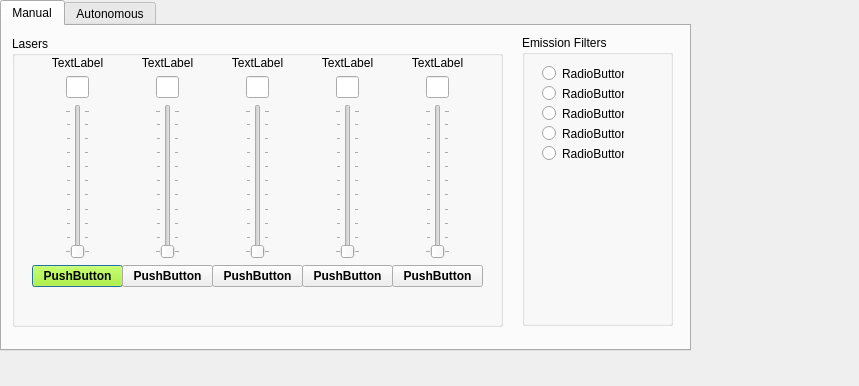
<?xml version="1.0" encoding="UTF-8"?>
<ui version="4.0">
 <class>Laser_Controller</class>
 <widget class="QDialog" name="Laser_Controller">
  <property name="geometry">
   <rect>
    <x>0</x>
    <y>0</y>
    <width>859</width>
    <height>386</height>
   </rect>
  </property>
  <property name="windowTitle">
   <string>Laser Controller</string>
  </property>
  <widget class="QTabWidget" name="tabWidget">
   <property name="geometry">
    <rect>
     <x>0</x>
     <y>0</y>
     <width>691</width>
     <height>351</height>
    </rect>
   </property>
   <property name="currentIndex">
    <number>0</number>
   </property>
   <widget class="QWidget" name="tab_manual">
    <attribute name="title">
     <string>Manual</string>
    </attribute>
    <widget class="QGroupBox" name="LaserBox">
     <property name="geometry">
      <rect>
       <x>10</x>
       <y>10</y>
       <width>491</width>
       <height>291</height>
      </rect>
     </property>
     <property name="title">
      <string>Lasers</string>
     </property>
     <widget class="QWidget" name="layoutWidget">
      <property name="geometry">
       <rect>
        <x>20</x>
        <y>20</y>
        <width>91</width>
        <height>231</height>
       </rect>
      </property>
      <layout class="QVBoxLayout" name="verticalLayout0">
       <item>
        <widget class="QLabel" name="NameLaser_0">
         <property name="text">
          <string>TextLabel</string>
         </property>
         <property name="alignment">
          <set>Qt::AlignCenter</set>
         </property>
        </widget>
       </item>
       <item>
        <layout class="QHBoxLayout" name="horizontalLayout_6" stretch="0,0,0">
         <property name="spacing">
          <number>0</number>
         </property>
         <item>
          <spacer name="horizontalSpacer_11">
           <property name="orientation">
            <enum>Qt::Horizontal</enum>
           </property>
           <property name="sizeHint" stdset="0">
            <size>
             <width>40</width>
             <height>20</height>
            </size>
           </property>
          </spacer>
         </item>
         <item>
          <widget class="QLineEdit" name="EditIntensity_Laser_0">
           <property name="maximumSize">
            <size>
             <width>30</width>
             <height>16777215</height>
            </size>
           </property>
           <property name="alignment">
            <set>Qt::AlignCenter</set>
           </property>
          </widget>
         </item>
         <item>
          <spacer name="horizontalSpacer_12">
           <property name="orientation">
            <enum>Qt::Horizontal</enum>
           </property>
           <property name="sizeHint" stdset="0">
            <size>
             <width>40</width>
             <height>20</height>
            </size>
           </property>
          </spacer>
         </item>
        </layout>
       </item>
       <item>
        <layout class="QHBoxLayout" name="horizontalLayout_2">
         <property name="topMargin">
          <number>0</number>
         </property>
         <item>
          <spacer name="horizontalSpacer_3">
           <property name="orientation">
            <enum>Qt::Horizontal</enum>
           </property>
           <property name="sizeHint" stdset="0">
            <size>
             <width>40</width>
             <height>20</height>
            </size>
           </property>
          </spacer>
         </item>
         <item>
          <widget class="QSlider" name="SliderLaser_0">
           <property name="orientation">
            <enum>Qt::Vertical</enum>
           </property>
           <property name="tickPosition">
            <enum>QSlider::TicksBothSides</enum>
           </property>
           <property name="tickInterval">
            <number>10</number>
           </property>
          </widget>
         </item>
         <item>
          <spacer name="horizontalSpacer_4">
           <property name="orientation">
            <enum>Qt::Horizontal</enum>
           </property>
           <property name="sizeHint" stdset="0">
            <size>
             <width>40</width>
             <height>20</height>
            </size>
           </property>
          </spacer>
         </item>
        </layout>
       </item>
       <item>
        <widget class="QPushButton" name="PushLaser_0">
         <property name="palette">
          <palette>
           <active>
            <colorrole role="WindowText">
             <brush brushstyle="SolidPattern">
              <color alpha="255">
               <red>0</red>
               <green>0</green>
               <blue>0</blue>
              </color>
             </brush>
            </colorrole>
            <colorrole role="Button">
             <brush brushstyle="SolidPattern">
              <color alpha="255">
               <red>170</red>
               <green>255</green>
               <blue>0</blue>
              </color>
             </brush>
            </colorrole>
            <colorrole role="Light">
             <brush brushstyle="SolidPattern">
              <color alpha="255">
               <red>213</red>
               <green>255</green>
               <blue>127</blue>
              </color>
             </brush>
            </colorrole>
            <colorrole role="Midlight">
             <brush brushstyle="SolidPattern">
              <color alpha="255">
               <red>191</red>
               <green>255</green>
               <blue>63</blue>
              </color>
             </brush>
            </colorrole>
            <colorrole role="Dark">
             <brush brushstyle="SolidPattern">
              <color alpha="255">
               <red>85</red>
               <green>127</green>
               <blue>0</blue>
              </color>
             </brush>
            </colorrole>
            <colorrole role="Mid">
             <brush brushstyle="SolidPattern">
              <color alpha="255">
               <red>113</red>
               <green>170</green>
               <blue>0</blue>
              </color>
             </brush>
            </colorrole>
            <colorrole role="Text">
             <brush brushstyle="SolidPattern">
              <color alpha="255">
               <red>0</red>
               <green>0</green>
               <blue>0</blue>
              </color>
             </brush>
            </colorrole>
            <colorrole role="BrightText">
             <brush brushstyle="SolidPattern">
              <color alpha="255">
               <red>255</red>
               <green>255</green>
               <blue>255</blue>
              </color>
             </brush>
            </colorrole>
            <colorrole role="ButtonText">
             <brush brushstyle="SolidPattern">
              <color alpha="255">
               <red>0</red>
               <green>0</green>
               <blue>0</blue>
              </color>
             </brush>
            </colorrole>
            <colorrole role="Base">
             <brush brushstyle="SolidPattern">
              <color alpha="255">
               <red>255</red>
               <green>255</green>
               <blue>255</blue>
              </color>
             </brush>
            </colorrole>
            <colorrole role="Window">
             <brush brushstyle="SolidPattern">
              <color alpha="255">
               <red>170</red>
               <green>255</green>
               <blue>0</blue>
              </color>
             </brush>
            </colorrole>
            <colorrole role="Shadow">
             <brush brushstyle="SolidPattern">
              <color alpha="255">
               <red>0</red>
               <green>0</green>
               <blue>0</blue>
              </color>
             </brush>
            </colorrole>
            <colorrole role="AlternateBase">
             <brush brushstyle="SolidPattern">
              <color alpha="255">
               <red>212</red>
               <green>255</green>
               <blue>127</blue>
              </color>
             </brush>
            </colorrole>
            <colorrole role="ToolTipBase">
             <brush brushstyle="SolidPattern">
              <color alpha="255">
               <red>255</red>
               <green>255</green>
               <blue>220</blue>
              </color>
             </brush>
            </colorrole>
            <colorrole role="ToolTipText">
             <brush brushstyle="SolidPattern">
              <color alpha="255">
               <red>0</red>
               <green>0</green>
               <blue>0</blue>
              </color>
             </brush>
            </colorrole>
           </active>
           <inactive>
            <colorrole role="WindowText">
             <brush brushstyle="SolidPattern">
              <color alpha="255">
               <red>0</red>
               <green>0</green>
               <blue>0</blue>
              </color>
             </brush>
            </colorrole>
            <colorrole role="Button">
             <brush brushstyle="SolidPattern">
              <color alpha="255">
               <red>170</red>
               <green>255</green>
               <blue>0</blue>
              </color>
             </brush>
            </colorrole>
            <colorrole role="Light">
             <brush brushstyle="SolidPattern">
              <color alpha="255">
               <red>213</red>
               <green>255</green>
               <blue>127</blue>
              </color>
             </brush>
            </colorrole>
            <colorrole role="Midlight">
             <brush brushstyle="SolidPattern">
              <color alpha="255">
               <red>191</red>
               <green>255</green>
               <blue>63</blue>
              </color>
             </brush>
            </colorrole>
            <colorrole role="Dark">
             <brush brushstyle="SolidPattern">
              <color alpha="255">
               <red>85</red>
               <green>127</green>
               <blue>0</blue>
              </color>
             </brush>
            </colorrole>
            <colorrole role="Mid">
             <brush brushstyle="SolidPattern">
              <color alpha="255">
               <red>113</red>
               <green>170</green>
               <blue>0</blue>
              </color>
             </brush>
            </colorrole>
            <colorrole role="Text">
             <brush brushstyle="SolidPattern">
              <color alpha="255">
               <red>0</red>
               <green>0</green>
               <blue>0</blue>
              </color>
             </brush>
            </colorrole>
            <colorrole role="BrightText">
             <brush brushstyle="SolidPattern">
              <color alpha="255">
               <red>255</red>
               <green>255</green>
               <blue>255</blue>
              </color>
             </brush>
            </colorrole>
            <colorrole role="ButtonText">
             <brush brushstyle="SolidPattern">
              <color alpha="255">
               <red>0</red>
               <green>0</green>
               <blue>0</blue>
              </color>
             </brush>
            </colorrole>
            <colorrole role="Base">
             <brush brushstyle="SolidPattern">
              <color alpha="255">
               <red>255</red>
               <green>255</green>
               <blue>255</blue>
              </color>
             </brush>
            </colorrole>
            <colorrole role="Window">
             <brush brushstyle="SolidPattern">
              <color alpha="255">
               <red>170</red>
               <green>255</green>
               <blue>0</blue>
              </color>
             </brush>
            </colorrole>
            <colorrole role="Shadow">
             <brush brushstyle="SolidPattern">
              <color alpha="255">
               <red>0</red>
               <green>0</green>
               <blue>0</blue>
              </color>
             </brush>
            </colorrole>
            <colorrole role="AlternateBase">
             <brush brushstyle="SolidPattern">
              <color alpha="255">
               <red>212</red>
               <green>255</green>
               <blue>127</blue>
              </color>
             </brush>
            </colorrole>
            <colorrole role="ToolTipBase">
             <brush brushstyle="SolidPattern">
              <color alpha="255">
               <red>255</red>
               <green>255</green>
               <blue>220</blue>
              </color>
             </brush>
            </colorrole>
            <colorrole role="ToolTipText">
             <brush brushstyle="SolidPattern">
              <color alpha="255">
               <red>0</red>
               <green>0</green>
               <blue>0</blue>
              </color>
             </brush>
            </colorrole>
           </inactive>
           <disabled>
            <colorrole role="WindowText">
             <brush brushstyle="SolidPattern">
              <color alpha="255">
               <red>85</red>
               <green>127</green>
               <blue>0</blue>
              </color>
             </brush>
            </colorrole>
            <colorrole role="Button">
             <brush brushstyle="SolidPattern">
              <color alpha="255">
               <red>170</red>
               <green>255</green>
               <blue>0</blue>
              </color>
             </brush>
            </colorrole>
            <colorrole role="Light">
             <brush brushstyle="SolidPattern">
              <color alpha="255">
               <red>213</red>
               <green>255</green>
               <blue>127</blue>
              </color>
             </brush>
            </colorrole>
            <colorrole role="Midlight">
             <brush brushstyle="SolidPattern">
              <color alpha="255">
               <red>191</red>
               <green>255</green>
               <blue>63</blue>
              </color>
             </brush>
            </colorrole>
            <colorrole role="Dark">
             <brush brushstyle="SolidPattern">
              <color alpha="255">
               <red>85</red>
               <green>127</green>
               <blue>0</blue>
              </color>
             </brush>
            </colorrole>
            <colorrole role="Mid">
             <brush brushstyle="SolidPattern">
              <color alpha="255">
               <red>113</red>
               <green>170</green>
               <blue>0</blue>
              </color>
             </brush>
            </colorrole>
            <colorrole role="Text">
             <brush brushstyle="SolidPattern">
              <color alpha="255">
               <red>85</red>
               <green>127</green>
               <blue>0</blue>
              </color>
             </brush>
            </colorrole>
            <colorrole role="BrightText">
             <brush brushstyle="SolidPattern">
              <color alpha="255">
               <red>255</red>
               <green>255</green>
               <blue>255</blue>
              </color>
             </brush>
            </colorrole>
            <colorrole role="ButtonText">
             <brush brushstyle="SolidPattern">
              <color alpha="255">
               <red>85</red>
               <green>127</green>
               <blue>0</blue>
              </color>
             </brush>
            </colorrole>
            <colorrole role="Base">
             <brush brushstyle="SolidPattern">
              <color alpha="255">
               <red>170</red>
               <green>255</green>
               <blue>0</blue>
              </color>
             </brush>
            </colorrole>
            <colorrole role="Window">
             <brush brushstyle="SolidPattern">
              <color alpha="255">
               <red>170</red>
               <green>255</green>
               <blue>0</blue>
              </color>
             </brush>
            </colorrole>
            <colorrole role="Shadow">
             <brush brushstyle="SolidPattern">
              <color alpha="255">
               <red>0</red>
               <green>0</green>
               <blue>0</blue>
              </color>
             </brush>
            </colorrole>
            <colorrole role="AlternateBase">
             <brush brushstyle="SolidPattern">
              <color alpha="255">
               <red>170</red>
               <green>255</green>
               <blue>0</blue>
              </color>
             </brush>
            </colorrole>
            <colorrole role="ToolTipBase">
             <brush brushstyle="SolidPattern">
              <color alpha="255">
               <red>255</red>
               <green>255</green>
               <blue>220</blue>
              </color>
             </brush>
            </colorrole>
            <colorrole role="ToolTipText">
             <brush brushstyle="SolidPattern">
              <color alpha="255">
               <red>0</red>
               <green>0</green>
               <blue>0</blue>
              </color>
             </brush>
            </colorrole>
           </disabled>
          </palette>
         </property>
         <property name="font">
          <font>
           <weight>75</weight>
           <bold>true</bold>
          </font>
         </property>
         <property name="text">
          <string>PushButton</string>
         </property>
        </widget>
       </item>
      </layout>
     </widget>
     <widget class="QWidget" name="layoutWidget_2">
      <property name="geometry">
       <rect>
        <x>110</x>
        <y>20</y>
        <width>91</width>
        <height>231</height>
       </rect>
      </property>
      <layout class="QVBoxLayout" name="verticalLayout1">
       <item>
        <widget class="QLabel" name="NameLaser_1">
         <property name="text">
          <string>TextLabel</string>
         </property>
         <property name="alignment">
          <set>Qt::AlignCenter</set>
         </property>
        </widget>
       </item>
       <item>
        <layout class="QHBoxLayout" name="horizontalLayout_7" stretch="0,0,0">
         <property name="spacing">
          <number>0</number>
         </property>
         <item>
          <spacer name="horizontalSpacer_13">
           <property name="orientation">
            <enum>Qt::Horizontal</enum>
           </property>
           <property name="sizeHint" stdset="0">
            <size>
             <width>40</width>
             <height>20</height>
            </size>
           </property>
          </spacer>
         </item>
         <item>
          <widget class="QLineEdit" name="EditIntensity_Laser_1">
           <property name="maximumSize">
            <size>
             <width>30</width>
             <height>16777215</height>
            </size>
           </property>
           <property name="alignment">
            <set>Qt::AlignCenter</set>
           </property>
          </widget>
         </item>
         <item>
          <spacer name="horizontalSpacer_14">
           <property name="orientation">
            <enum>Qt::Horizontal</enum>
           </property>
           <property name="sizeHint" stdset="0">
            <size>
             <width>40</width>
             <height>20</height>
            </size>
           </property>
          </spacer>
         </item>
        </layout>
       </item>
       <item>
        <layout class="QHBoxLayout" name="horizontalLayout_3">
         <item>
          <spacer name="horizontalSpacer_5">
           <property name="orientation">
            <enum>Qt::Horizontal</enum>
           </property>
           <property name="sizeHint" stdset="0">
            <size>
             <width>40</width>
             <height>20</height>
            </size>
           </property>
          </spacer>
         </item>
         <item>
          <widget class="QSlider" name="SliderLaser_1">
           <property name="orientation">
            <enum>Qt::Vertical</enum>
           </property>
           <property name="tickPosition">
            <enum>QSlider::TicksBothSides</enum>
           </property>
           <property name="tickInterval">
            <number>10</number>
           </property>
          </widget>
         </item>
         <item>
          <spacer name="horizontalSpacer_6">
           <property name="orientation">
            <enum>Qt::Horizontal</enum>
           </property>
           <property name="sizeHint" stdset="0">
            <size>
             <width>40</width>
             <height>20</height>
            </size>
           </property>
          </spacer>
         </item>
        </layout>
       </item>
       <item>
        <widget class="QPushButton" name="PushLaser_1">
         <property name="font">
          <font>
           <weight>75</weight>
           <bold>true</bold>
          </font>
         </property>
         <property name="text">
          <string>PushButton</string>
         </property>
        </widget>
       </item>
      </layout>
     </widget>
     <widget class="QWidget" name="layoutWidget_3">
      <property name="geometry">
       <rect>
        <x>200</x>
        <y>20</y>
        <width>91</width>
        <height>231</height>
       </rect>
      </property>
      <layout class="QVBoxLayout" name="verticalLayout2">
       <item>
        <widget class="QLabel" name="NameLaser_2">
         <property name="text">
          <string>TextLabel</string>
         </property>
         <property name="alignment">
          <set>Qt::AlignCenter</set>
         </property>
        </widget>
       </item>
       <item>
        <layout class="QHBoxLayout" name="horizontalLayout_10" stretch="0,0,0">
         <property name="spacing">
          <number>0</number>
         </property>
         <item>
          <spacer name="horizontalSpacer_19">
           <property name="orientation">
            <enum>Qt::Horizontal</enum>
           </property>
           <property name="sizeHint" stdset="0">
            <size>
             <width>40</width>
             <height>20</height>
            </size>
           </property>
          </spacer>
         </item>
         <item>
          <widget class="QLineEdit" name="EditIntensity_Laser_2">
           <property name="maximumSize">
            <size>
             <width>30</width>
             <height>16777215</height>
            </size>
           </property>
           <property name="alignment">
            <set>Qt::AlignCenter</set>
           </property>
          </widget>
         </item>
         <item>
          <spacer name="horizontalSpacer_20">
           <property name="orientation">
            <enum>Qt::Horizontal</enum>
           </property>
           <property name="sizeHint" stdset="0">
            <size>
             <width>40</width>
             <height>20</height>
            </size>
           </property>
          </spacer>
         </item>
        </layout>
       </item>
       <item>
        <layout class="QHBoxLayout" name="horizontalLayout_4">
         <item>
          <spacer name="horizontalSpacer_7">
           <property name="orientation">
            <enum>Qt::Horizontal</enum>
           </property>
           <property name="sizeHint" stdset="0">
            <size>
             <width>40</width>
             <height>20</height>
            </size>
           </property>
          </spacer>
         </item>
         <item>
          <widget class="QSlider" name="SliderLaser_2">
           <property name="orientation">
            <enum>Qt::Vertical</enum>
           </property>
           <property name="tickPosition">
            <enum>QSlider::TicksBothSides</enum>
           </property>
           <property name="tickInterval">
            <number>10</number>
           </property>
          </widget>
         </item>
         <item>
          <spacer name="horizontalSpacer_8">
           <property name="orientation">
            <enum>Qt::Horizontal</enum>
           </property>
           <property name="sizeHint" stdset="0">
            <size>
             <width>40</width>
             <height>20</height>
            </size>
           </property>
          </spacer>
         </item>
        </layout>
       </item>
       <item>
        <widget class="QPushButton" name="PushLaser_2">
         <property name="font">
          <font>
           <weight>75</weight>
           <bold>true</bold>
          </font>
         </property>
         <property name="text">
          <string>PushButton</string>
         </property>
        </widget>
       </item>
      </layout>
     </widget>
     <widget class="QWidget" name="layoutWidget_4">
      <property name="geometry">
       <rect>
        <x>290</x>
        <y>20</y>
        <width>91</width>
        <height>231</height>
       </rect>
      </property>
      <layout class="QVBoxLayout" name="verticalLayout3">
       <item>
        <widget class="QLabel" name="NameLaser_3">
         <property name="text">
          <string>TextLabel</string>
         </property>
         <property name="alignment">
          <set>Qt::AlignCenter</set>
         </property>
        </widget>
       </item>
       <item>
        <layout class="QHBoxLayout" name="horizontalLayout_11" stretch="0,0,0">
         <property name="spacing">
          <number>0</number>
         </property>
         <item>
          <spacer name="horizontalSpacer_21">
           <property name="orientation">
            <enum>Qt::Horizontal</enum>
           </property>
           <property name="sizeHint" stdset="0">
            <size>
             <width>40</width>
             <height>20</height>
            </size>
           </property>
          </spacer>
         </item>
         <item>
          <widget class="QLineEdit" name="EditIntensity_Laser_3">
           <property name="maximumSize">
            <size>
             <width>30</width>
             <height>16777215</height>
            </size>
           </property>
           <property name="alignment">
            <set>Qt::AlignCenter</set>
           </property>
          </widget>
         </item>
         <item>
          <spacer name="horizontalSpacer_22">
           <property name="orientation">
            <enum>Qt::Horizontal</enum>
           </property>
           <property name="sizeHint" stdset="0">
            <size>
             <width>40</width>
             <height>20</height>
            </size>
           </property>
          </spacer>
         </item>
        </layout>
       </item>
       <item>
        <layout class="QHBoxLayout" name="horizontalLayout_5">
         <item>
          <spacer name="horizontalSpacer_9">
           <property name="orientation">
            <enum>Qt::Horizontal</enum>
           </property>
           <property name="sizeHint" stdset="0">
            <size>
             <width>40</width>
             <height>20</height>
            </size>
           </property>
          </spacer>
         </item>
         <item>
          <widget class="QSlider" name="SliderLaser_3">
           <property name="orientation">
            <enum>Qt::Vertical</enum>
           </property>
           <property name="tickPosition">
            <enum>QSlider::TicksBothSides</enum>
           </property>
           <property name="tickInterval">
            <number>10</number>
           </property>
          </widget>
         </item>
         <item>
          <spacer name="horizontalSpacer_10">
           <property name="orientation">
            <enum>Qt::Horizontal</enum>
           </property>
           <property name="sizeHint" stdset="0">
            <size>
             <width>40</width>
             <height>20</height>
            </size>
           </property>
          </spacer>
         </item>
        </layout>
       </item>
       <item>
        <widget class="QPushButton" name="PushLaser_3">
         <property name="font">
          <font>
           <weight>75</weight>
           <bold>true</bold>
          </font>
         </property>
         <property name="text">
          <string>PushButton</string>
         </property>
        </widget>
       </item>
      </layout>
     </widget>
     <widget class="QWidget" name="layoutWidget">
      <property name="geometry">
       <rect>
        <x>380</x>
        <y>20</y>
        <width>91</width>
        <height>231</height>
       </rect>
      </property>
      <layout class="QVBoxLayout" name="verticalLayout4">
       <item>
        <widget class="QLabel" name="NameLaser_4">
         <property name="text">
          <string>TextLabel</string>
         </property>
         <property name="alignment">
          <set>Qt::AlignCenter</set>
         </property>
        </widget>
       </item>
       <item>
        <layout class="QHBoxLayout" name="horizontalLayout_12" stretch="0,0,0">
         <property name="spacing">
          <number>0</number>
         </property>
         <item>
          <spacer name="horizontalSpacer_23">
           <property name="orientation">
            <enum>Qt::Horizontal</enum>
           </property>
           <property name="sizeHint" stdset="0">
            <size>
             <width>40</width>
             <height>20</height>
            </size>
           </property>
          </spacer>
         </item>
         <item>
          <widget class="QLineEdit" name="EditIntensity_Laser_4">
           <property name="maximumSize">
            <size>
             <width>30</width>
             <height>16777215</height>
            </size>
           </property>
           <property name="alignment">
            <set>Qt::AlignCenter</set>
           </property>
          </widget>
         </item>
         <item>
          <spacer name="horizontalSpacer_24">
           <property name="orientation">
            <enum>Qt::Horizontal</enum>
           </property>
           <property name="sizeHint" stdset="0">
            <size>
             <width>40</width>
             <height>20</height>
            </size>
           </property>
          </spacer>
         </item>
        </layout>
       </item>
       <item>
        <layout class="QHBoxLayout" name="horizontalLayout">
         <item>
          <spacer name="horizontalSpacer">
           <property name="orientation">
            <enum>Qt::Horizontal</enum>
           </property>
           <property name="sizeHint" stdset="0">
            <size>
             <width>40</width>
             <height>20</height>
            </size>
           </property>
          </spacer>
         </item>
         <item>
          <widget class="QSlider" name="SliderLaser_4">
           <property name="orientation">
            <enum>Qt::Vertical</enum>
           </property>
           <property name="tickPosition">
            <enum>QSlider::TicksBothSides</enum>
           </property>
           <property name="tickInterval">
            <number>10</number>
           </property>
          </widget>
         </item>
         <item>
          <spacer name="horizontalSpacer_2">
           <property name="orientation">
            <enum>Qt::Horizontal</enum>
           </property>
           <property name="sizeHint" stdset="0">
            <size>
             <width>40</width>
             <height>20</height>
            </size>
           </property>
          </spacer>
         </item>
        </layout>
       </item>
       <item>
        <widget class="QPushButton" name="PushLaser_4">
         <property name="font">
          <font>
           <weight>75</weight>
           <bold>true</bold>
          </font>
         </property>
         <property name="text">
          <string>PushButton</string>
         </property>
        </widget>
       </item>
      </layout>
     </widget>
    </widget>
    <widget class="QGroupBox" name="FWBox">
     <property name="geometry">
      <rect>
       <x>520</x>
       <y>9</y>
       <width>151</width>
       <height>291</height>
      </rect>
     </property>
     <property name="title">
      <string>Emission Filters</string>
     </property>
     <widget class="QRadioButton" name="FW_radioButton_0">
      <property name="geometry">
       <rect>
        <x>20</x>
        <y>30</y>
        <width>82</width>
        <height>17</height>
       </rect>
      </property>
      <property name="font">
       <font>
        <weight>50</weight>
        <bold>false</bold>
        <kerning>true</kerning>
       </font>
      </property>
      <property name="text">
       <string>RadioButton</string>
      </property>
      <property name="checkable">
       <bool>true</bool>
      </property>
     </widget>
     <widget class="QRadioButton" name="FW_radioButton_3">
      <property name="geometry">
       <rect>
        <x>20</x>
        <y>90</y>
        <width>82</width>
        <height>17</height>
       </rect>
      </property>
      <property name="text">
       <string>RadioButton</string>
      </property>
     </widget>
     <widget class="QRadioButton" name="FW_radioButton_4">
      <property name="geometry">
       <rect>
        <x>20</x>
        <y>110</y>
        <width>82</width>
        <height>17</height>
       </rect>
      </property>
      <property name="text">
       <string>RadioButton</string>
      </property>
     </widget>
     <widget class="QRadioButton" name="FW_radioButton_2">
      <property name="geometry">
       <rect>
        <x>20</x>
        <y>70</y>
        <width>82</width>
        <height>17</height>
       </rect>
      </property>
      <property name="text">
       <string>RadioButton</string>
      </property>
     </widget>
     <widget class="QRadioButton" name="FW_radioButton_1">
      <property name="geometry">
       <rect>
        <x>20</x>
        <y>50</y>
        <width>82</width>
        <height>17</height>
       </rect>
      </property>
      <property name="text">
       <string>RadioButton</string>
      </property>
     </widget>
    </widget>
   </widget>
   <widget class="QWidget" name="tab_autonomous">
    <attribute name="title">
     <string>Autonomous</string>
    </attribute>
   </widget>
  </widget>
 </widget>
 <resources/>
 <connections/>
</ui>
